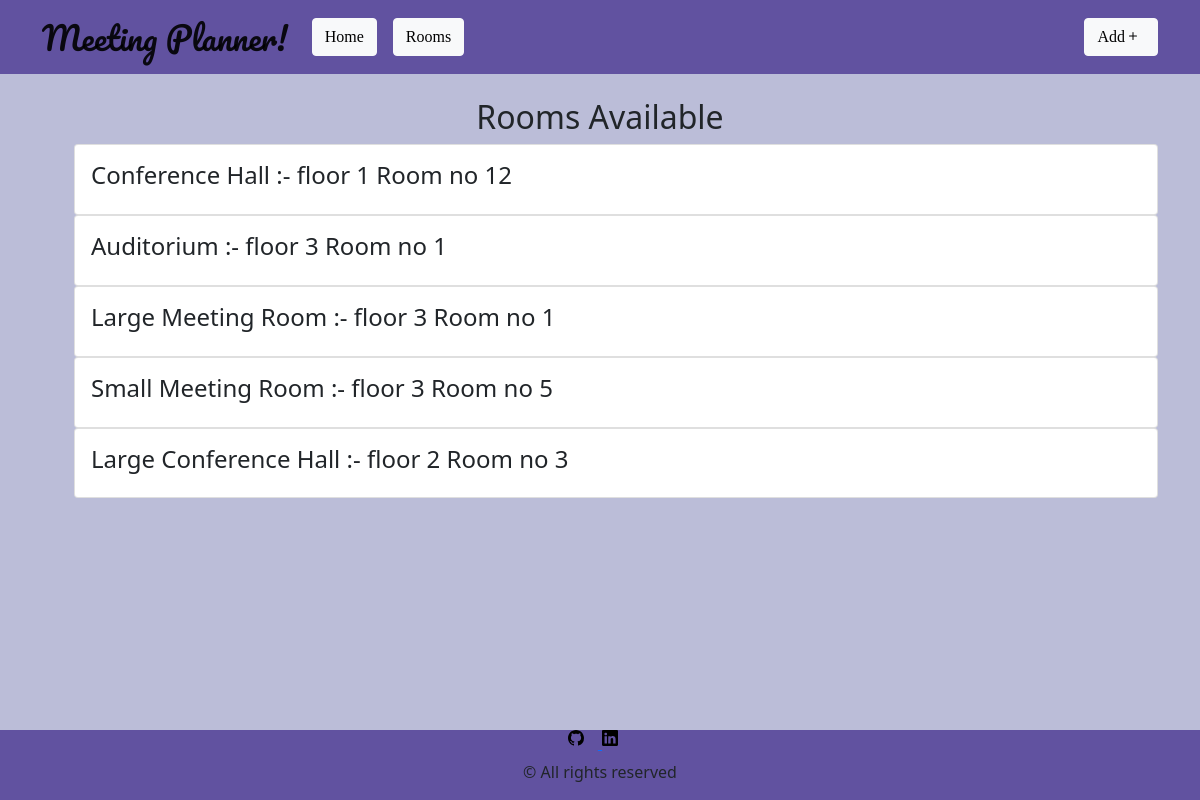
Screenshot of /meetings/rooms with the database file from the repository.
### meetings/models.py (models this page shows, shortened)
class Room(models.Model):
    name = models.CharField(max_length=50)
    floor = models.IntegerField()
    room_number = models.IntegerField()

### meetings/views.py (the view)
# urls.py: path('rooms', views.rooms, name='rooms'),
def rooms(request):
    room_avail = Room.objects.all()
    return render(request, "meetings/rooms.html", {'rooms': room_avail})

### meetings/templates/meetings/rooms.html (shortened to what this page needs)
{% extends 'base.html' %}
{% block content %}
<div class="container mt-4">
    <h2 align="center">
        Rooms Available
    </h2>
    <ul>
        {% for room in rooms %}
        <div class="card">
            <div class="card-body">
                <h4>{{ room.name }} :- floor {{room.floor }} Room no {{ room.room_number }}</h4>
            </div>
        </div>
        {% endfor %}
    </ul>
</div>
{% endblock %}

### website/templates/base.html (shortened to what this page needs)
{% load static %}
<!doctype html>
<html lang="en">
<head>
    <link href="https://cdn.jsdelivr.net/npm/bootstrap@5.0.0-beta1/dist/css/bootstrap.min.css" rel="stylesheet"
>
    <link rel="stylesheet" href="{% static 'website/style.css' %}">
</head>
<body style="background-color: #bbbdd8;">
    <nav class="navbar navbar-expand-lg navbar-light" style="background-color: rgb(97 82 160);font-family: 'Bree Serif', serif; font-size: large;
    ">
        <div class="container">
            <a class="navbar-brand" href="{% url 'home'%}"
                style='font-weight:500;font-size:xx-large;font-family: "Pacifico", "cursive";'>Meeting
                Planner!</a>
            <div class="collapse navbar-collapse" id="navbarSupportedContent">
                <ul class="navbar-nav me-auto mb-2 mb-lg-0">
                    <li class="nav-item">
                        <a class="nav-link active" aria-current="page" href="{% url 'home' %}"><button type="button"
                                class="btn btn-light">Home</button></a>
                    </li>
                    <li class="nav-item">
                        <a class="nav-link" href="{% url 'rooms' %}"><button type="button"
                                class="btn btn-light">Rooms</button></a>
                    </li>
                </ul>
                <a href="{% url 'new' %}"><button type="button" class="btn btn-light">Add<svg
                            xmlns="http://www.w3.org/2000/svg" width="20" height="20" fill="black" class="bi bi-plus"
                            viewBox="0 0 20 20">
                            <path
                                d="M8 4a.5.5 0 0 1 .5.5v3h3a.5.5 0 0 1 0 1h-3v3a.5.5 0 0 1-1 0v-3h-3a.5.5 0 0 1 0-1h3v-3A.5.5 0 0 1 8 4z" />
                        </svg></button></a>
            </div>
        </div>
    </nav>
    {% block content %}
    {% endblock %}
    <footer class="blog-footer container-fluid fixed-bottom " style="background:rgb(97 82 160); text-align: center;">
        <span class="mt-3">
            <a href="https://github.com/sumitgupta7132" target="_blank" ;>
            </a>
            <a href="https://www.linkedin.com/in/sumit-gupta-46b3b817b/" target="_blank"></a>
            <p>&copy All rights reserved</p>
        </span>
    </footer>
</body>
</html>

### rows the page displays
Room: name "Conference Hall", floor "1", room_number "12"
Room: name "Auditorium", floor "3", room_number "1"
Room: name "Large Meeting Room", floor "3", room_number "1"
Room: name "Small Meeting Room", floor "3", room_number "5"
Room: name "Large Conference Hall", floor "2", room_number "3"
